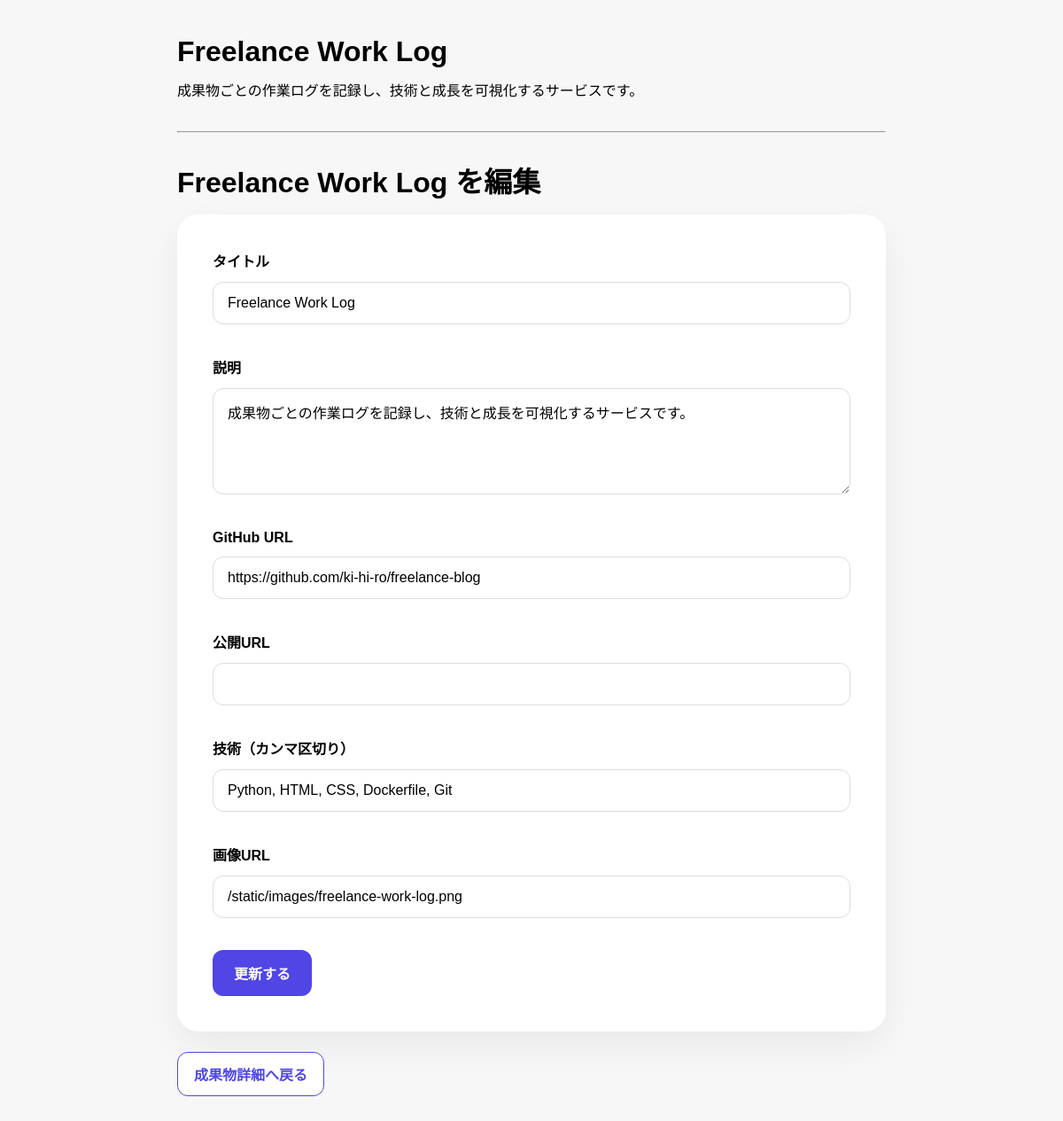
Screenshot of /works-page/1/edit with the database file from the repository.
### app/models.py (models this page shows)
class Work(Base):
    __tablename__ = "works"
    id = Column(Integer, primary_key=True, index=True)
    title = Column(String, nullable=False)
    description = Column(Text, nullable=False)
    github_url = Column(String)
    app_url = Column(String)
    tech_stack = Column(String)
    posts = relationship(
        "Post",
        back_populates="work"
    )
    image_url = Column(String)
    created_at = Column(DateTime, default=datetime.now)

### app/main.py (the view)
@app.get("/works-page/{work_id}/edit")
def edit_work_page(work_id: int, request: Request, db: Session = Depends(get_db)):
    work = db.query(models.Work).filter(models.Work.id == work_id).first()
    return templates.TemplateResponse(
        request,
        "edit_work.html",
        {"work": work}
    )

### app/templates/edit_work.html
{% extends "base.html" %}
{% block content %}
<h1 class="section-title">{{ work.title }} を編集</h1>
<form
  action="/works-page/{{ work.id }}/edit"
  method="post"
  class="form-card"
>
  <div class="form-group">
    <label>タイトル</label>
    <input
      class="form-input"
      type="text"
      name="title"
      value="{{ work.title }}"
    >
  </div>
  <div class="form-group">
    <label>説明</label>
    <textarea
      class="form-textarea"
      name="description"
    >{{ work.description }}</textarea>
  </div>
  <div class="form-group">
    <label>GitHub URL</label>
    <input
      class="form-input"
      type="text"
      name="github_url"
      value="{{ work.github_url }}"
    >
  </div>
  <div class="form-group">
    <label>公開URL</label>
    <input
      class="form-input"
      type="text"
      name="app_url"
      value="{{ work.app_url }}"
    >
  </div>
  <div class="form-group">
    <label>技術（カンマ区切り）</label>
    <input
      class="form-input"
      type="text"
      name="tech_stack"
      value="{{ work.tech_stack }}"
    >
  </div>
  <div class="form-group">
    <label>画像URL</label>
    <input
      class="form-input"
      type="text"
      name="image_url"
      value="{{ work.image_url }}"
    >
  </div>
  <button
    type="submit"
    class="primary-button"
  >
    更新する
  </button>
</form>
<a href="/works-page/{{ work.id }}" class="btn-back">
  成果物詳細へ戻る
</a>
{% endblock %}

### app/static/style.css (style rules this page uses)
body { font-family: sans-serif; max-width: 800px; margin: 40px auto; padding: 0 20px; background: #f7f7f7; }
h1 { color: #000; }
form { background: white; padding: 20px 20px 0 0; border-radius: 12px; }
input, textarea { width: 100%; padding: 8px; margin-top: 4px; margin-bottom: 12px; }
button { padding: 3px 11px; cursor: pointer; }
.section-title { font-size: 2rem; font-weight: 700; margin-top: 30px; margin-bottom: 16px; }
.primary-button { background: #4f46e5; color: white; text-decoration: none; padding: 10px 16px; border-radius: 8px; font-weight: bold; }
.form-card { background: #fff; border-radius: 24px; padding: 40px; box-shadow: 0 16px 40px rgba(0, 0, 0, 0.06); margin-bottom: 23px; }
.form-group { margin-bottom: 24px; }
.form-group label { display: block; margin-bottom: 8px; font-weight: 700; }
.form-input, .form-textarea { width: 100%; padding: 14px 16px; border: 1px solid #ddd; border-radius: 12px; font-size: 16px; box-sizing: border-box; }
.form-textarea { min-height: 120px; }
.primary-button { background: #4f46e5; color: #fff; border: none; padding: 14px 24px; border-radius: 12px; font-weight: 700; font-size: 16px; cursor: pointer; }
.btn-back { display: inline-flex; align-items: center; gap: 8px; padding: 12px 18px; border: 1px solid #4f46e5; border-radius: 12px; color: #4f46e5; text-decoration: none; font-weight: 700; background: #fff; transition: all 0.2s ease; margin-bottom: 16px; }

### rows the page displays
Work: title "Freelance Work Log", description "成果物ごとの作業ログを記録し、技術と成長を可視化するサービスです。", github_url "https://github.com/ki-hi-ro/freelance-blog", tech_stack "Python, HTML, CSS, Dockerfile, Git", image_url "/static/images/freelance-work-log.png"
